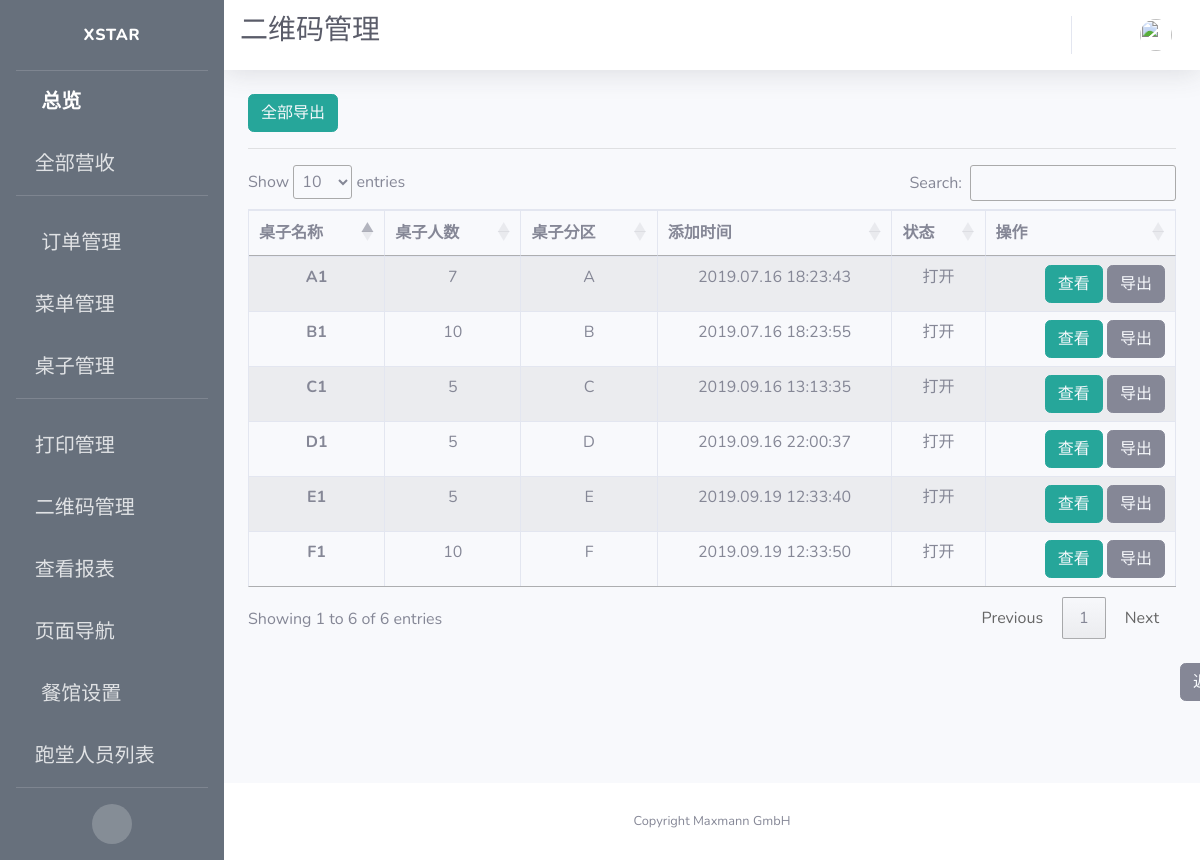
Screenshot of /qrcode/manage with the database file from the repository.
### app/models.py (models this page shows, shortened)
class Table(db.Model):
    id = db.Column(db.Integer, primary_key=True, unique=True, index=True)
    name = db.Column(db.String(100), unique=True)
    number = db.Column(db.Integer, nullable=False, unique=False)
    section = db.Column(db.String(10), unique=False)
    seats = db.Column(db.String(100))
    is_on = db.Column(db.Boolean, nullable=False, default=False)
    timeCreated = db.Column(db.DateTime, default=datetime.utcnow)
    container = db.Column(db.String(300))

### app/routes.py (the view)
@app.route('/qrcode/manage')
def qrcode_manage():
    tables = Table.query.all()
    context = dict(referrer=request.headers.get('Referer'),
                   title=u"二维码管理",
                   tables=tables,
                   company_name=company_info.get('company_name'),
                   format=datetime_format)
    return render_template('qrcode.html', **context)

### app/templates/qrcode.html (shortened to what this page needs)
{% extends 'base.html' %}
{% block css %}
<link rel="stylesheet" type="text/css" href="https://cdn.datatables.net/1.10.19/css/jquery.dataTables.css">
<link rel="stylesheet" type="text/css" href="https://cdnjs.cloudflare.com/ajax/libs/twitter-bootstrap/4.1.3/css/bootstrap.css">
<link rel="stylesheet" type="text/css" href="https://cdn.datatables.net/1.10.19/css/dataTables.bootstrap4.min.css">
{% endblock %}
{% block title %}
<h1 class="h3 mb-2 text-gray-800">二维码管理</h1>
<br>
{% endblock %}
{% block content %}
<button type="button" class="btn btn-info" style="border-color:#26a69a; background-color:#26a69a;">
  <a href={{url_for('export_qrcode', table_name="All")}} style="color: rgb(247, 249, 252)">
     全部导出
  </a>
</button>
<hr>
<div class="row">
    <div class="col-sm-12">
      <table id="example" class="table table-striped table-bordered">
      <thead>
        <tr>
          <th scope="col">桌子名称</th>
          <th scope="col">桌子人数</th>
          <th scope="col">桌子分区</th>
          <th scope="col">添加时间</th>
          <th scope="col">状态</th>
          <th scope="col">操作</th>
        </tr>
      </thead>
      <tbody>
        {% for table in tables %}
        <tr>
          <th scope="row">{{ table.name }}</th>
          <td>{{ table.number }}</td>
          <td>{{ table.section }}</td>
          <td>{{ table.timeCreated.strftime(format) }}</td>
          {% if table.is_on %}
          <td>打开</td>
          {% else %}
          <td>关闭</td>
          {% endif %}
          <td style="text-align:right">
            <span>
              <button type="button" class="btn btn-info" style="border-color:#26a69a; background-color:#26a69a;">
                <a style="color: rgb(247, 249, 252)" href="{{ url_for('view_qrcodes', table_id=table.id) }}">
                  查看
                </a>
              </button>
            </span>
            <span>
              <button type="button" class="btn btn-secondary">
                <a href={{url_for('export_qrcode', table_name=table.name)}} style="color: rgb(247, 249, 252)">
                  导出
                </a>
              </button>
            </span>
          </td>
        </tr>
        {% endfor %}
      </tbody>
    </table>
    </div>
</div>
<br>
<button type="button" class="btn btn-secondary" id="back">
  <a style="color: rgb(247, 249, 252)" href={{ referrer }}>
    返回
</button>
{% endblock %}

### app/templates/qrcode.html (style rules this page uses)
#back { margin-left: 932px; margin-bottom:20px; }
table { text-align: center; }

### rows the page displays
Table: name "A1", number "7", section "A", timeCreated "2019.07.16 18:23:43", is_on "打开"
Table: name "B1", number "10", section "B", timeCreated "2019.07.16 18:23:55", is_on "打开"
Table: name "C1", number "5", section "C", timeCreated "2019.09.16 13:13:35", is_on "打开"
Table: name "D1", number "5", section "D", timeCreated "2019.09.16 22:00:37", is_on "打开"
Table: name "E1", number "5", section "E", timeCreated "2019.09.19 12:33:40", is_on "打开"
Table: name "F1", number "10", section "F", timeCreated "2019.09.19 12:33:50", is_on "打开"

### other values shown
{{ company_name }} "Maxmann GmbH"
